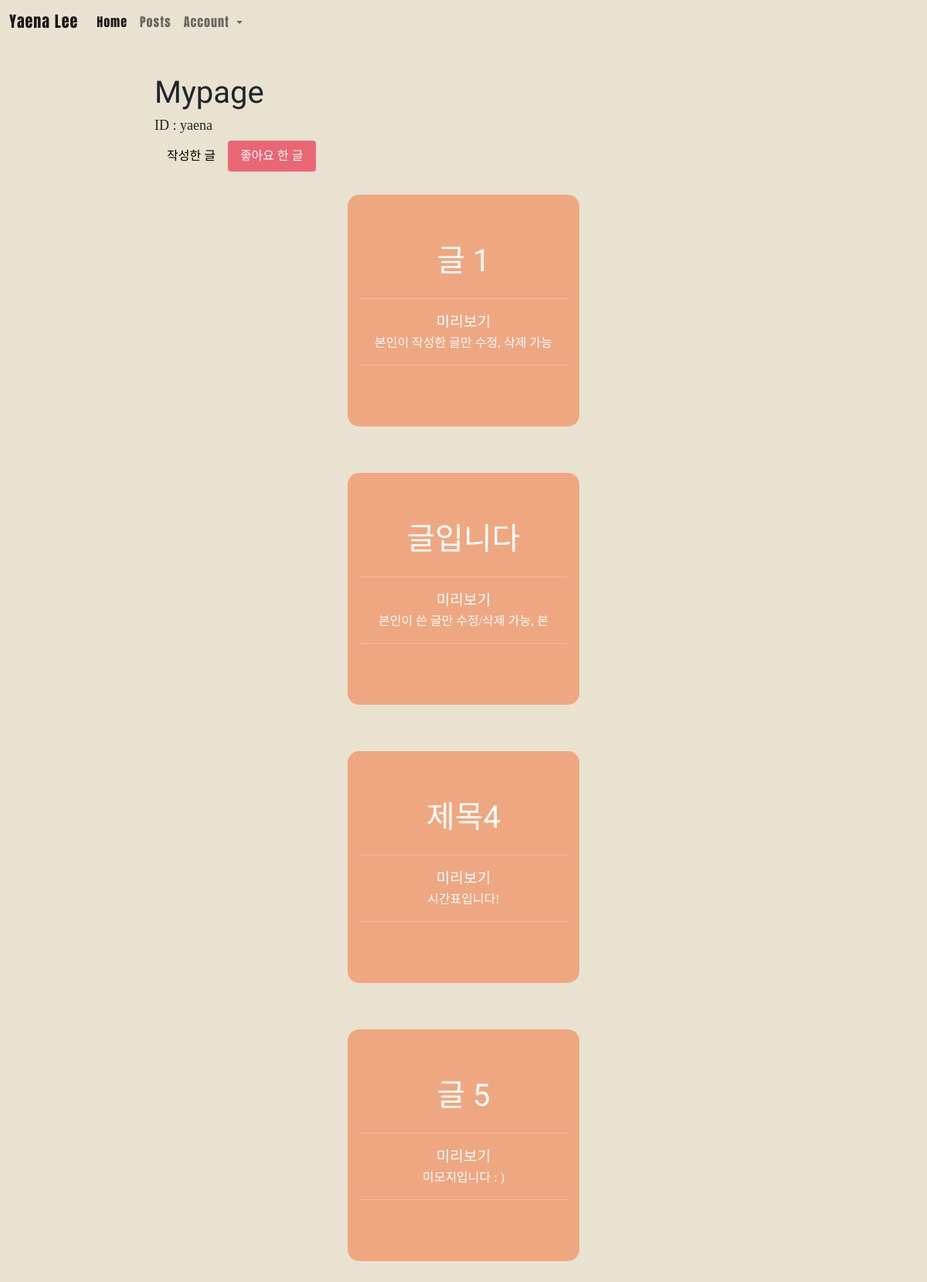
Page /users/mypage2/ (signed in) on the committed database.
### main/models.py (models this page shows, shortened)
class Like(models.Model):
    user = models.ForeignKey(User, on_delete=models.CASCADE)
    post = models.ForeignKey(Post, on_delete=models.CASCADE)
    created_at = models.DateTimeField(auto_now_add=True)
    class Meta:
        unique_together =(('user', 'post'))

class Post(models.Model):
    title = models.CharField(max_length=200)
    writer = models.ForeignKey(User,on_delete=models.CASCADE)
    pub_date = models.DateTimeField()
    body = models.TextField()
    image = models.ImageField(upload_to = 'post/', blank = True, null = True)
    like_user_set = models.ManyToManyField(User, blank=True, related_name='likes_user_set',through='Like')
    dislike_user_set = models.ManyToManyField(User, blank=True, related_name='dislikes_user_set',through='Dislike')
    def summary(self):
        return self.body[:20]

### users/views.py (the view)
# urls.py: path('mypage2/',mypage2,name="mypage2"),
def mypage2(request):
    user = request.user
    like_list = Like.objects.filter(user=user)
    posts = Post.objects.filter(writer=user)
    return render(request,'users/mypage2.html',{'posts':posts, 'like_list':like_list})

### users/templates/users/mypage2.html (shortened to what this page needs)
{% extends 'base.html' %}
{% load static %}
{% block content %}
{% include 'shared/_navbar2.html' %}
<br><br><br><br>
<h1 style="margin-left: 200px;">Mypage</h1>
    <h4 style="margin-left: 200px;font-family: dream;font-size: 18px;">ID : {{user.username}}</h2>
        <ul class="nav nav-pills" style="margin-left: 200px; font-family: dream;">
            <li class="nav-item">
              <a class="nav-link" href="{% url 'users:mypage' %}" style="color:black">작성한 글</a>
            </li>
            <li class="nav-item">
              <a class="nav-link active" href="{% url 'users:mypage2'%}">좋아요 한 글</a>
            </li>
        </ul>
    <div  id = "post_container">
            {% for like in like_list %}
                <a href = "{% url 'main:detail' like.post.id %}" style="text-decoration: none;cursor:default">
                    <div id = "post_box" style="cursor:pointer; text-align: center;">
                        <h1>{{ like.post.title }}</h1>
                        <hr style="width: 90%;margin-left: auto;margin-right: auto;">
                        <p style="margin:0 ;font-size:larger;">미리보기</p>
                        <h7>{{like.post.summary}}</h7>
                        <hr style="width: 90%;margin-left: auto;margin-right: auto;">
                    </div>
                </a>
        {% endfor %}
    </div>
{% endblock %}

### profile_page/static/css/style.css (style rules this page uses)
html,body { background-color:RGB(233,226,209); }
h1 { font-family: 'Black Han Sans', sans-serif; }
h4 { font-family: 'dream', sans-serif; font-size: 1.5em; }
#post_container { margin-left: 300px; margin-right: 300px; display: grid; grid-template-columns: repeat(auto-fill, minmax(300px, 1fr)); place-items: center; column-gap: 20px; }
#post_box { width: 300px; height: 300px; margin-top: 30px; margin-bottom: 30px; background-color: #efa781; border-radius: 15px; font-family: dream; vertical-align:middle; display: flex; flex-direction: column; justify-content: center; color: white; }
#post_box h1 { font-size: 40px; font-weight:lighter; }

### users/templates/users/mypage2.html (style rules this page uses)
.nav-pills .nav-link.active, .nav-pills .show>.nav-link { color: #fff; background-color:RGB(234,102,118); }

### rows in the picture
Like: post "글 1", post.summary "본인이 작성한 글만 수정, 삭제 가능"
Like: post "글입니다", post.summary "본인이 쓴 글만 수정/삭제 가능, 본"
Like: post "제목4", post.summary "시간표입니다!"
Like: post "글 5", post.summary "미모지입니다 : )"

### other values in the picture
{{ user.username }} "yaena"
